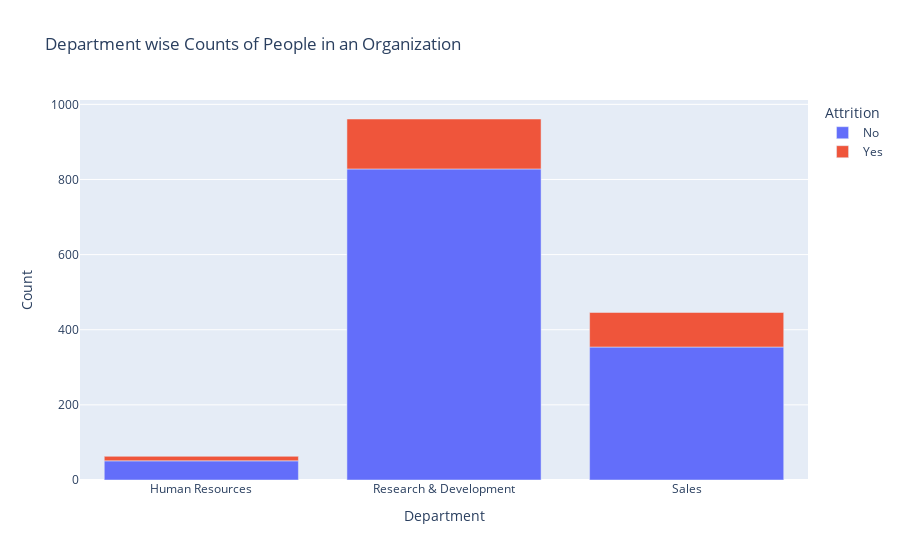

Notebook code cell kept with this figure:
### Code cell
# plotting a bar chart to view the attrition count w.r.t Department

px.bar(dept_att, x='Department', y='Count', color='Attrition', title='Department wise Counts of People in an Organization')

### Figure 1 — Plotly figure (JSON) as saved in the notebook; plotly's stock layout.template omitted (floating-point values rounded to 4 significant figures)
{"data": [{"alignmentgroup": "True", "hovertemplate": "Attrition=No<br>Department=%{x}<br>Count=%{y}<extra></extra>", "legendgroup": "No", "marker": {"color": "#636efa"}, "name": "No", "offsetgroup": "No", "orientation": "v", "showlegend": true, "textposition": "auto", "type": "bar", "x": ["Human Resources", "Research & Development", "Sales"], "xaxis": "x", "y": [51, 828, 354], "yaxis": "y"}, {"alignmentgroup": "True", "hovertemplate": "Attrition=Yes<br>Department=%{x}<br>Count=%{y}<extra></extra>", "legendgroup": "Yes", "marker": {"color": "#EF553B"}, "name": "Yes", "offsetgroup": "Yes", "orientation": "v", "showlegend": true, "textposition": "auto", "type": "bar", "x": ["Human Resources", "Research & Development", "Sales"], "xaxis": "x", "y": [12, 133, 92], "yaxis": "y"}], "layout": {"barmode": "relative", "legend": {"title": {"text": "Attrition"}, "tracegroupgap": 0}, "title": {"text": "Department wise Counts of People in an Organization"}, "xaxis": {"anchor": "y", "domain": [0, 1], "title": {"text": "Department"}}, "yaxis": {"anchor": "x", "domain": [0, 1], "title": {"text": "Count"}}}}
